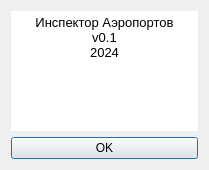
<?xml version="1.0" encoding="UTF-8"?>
<ui version="4.0">
 <class>AboutWindow</class>
 <widget class="QDialog" name="AboutWindow">
  <property name="geometry">
   <rect>
    <x>0</x>
    <y>0</y>
    <width>209</width>
    <height>170</height>
   </rect>
  </property>
  <property name="minimumSize">
   <size>
    <width>209</width>
    <height>170</height>
   </size>
  </property>
  <property name="maximumSize">
   <size>
    <width>209</width>
    <height>170</height>
   </size>
  </property>
  <property name="windowTitle">
   <string>О программе</string>
  </property>
  <property name="modal">
   <bool>true</bool>
  </property>
  <layout class="QGridLayout" name="gridLayout">
   <item row="0" column="0">
    <widget class="QTextBrowser" name="textBrowser">
     <property name="enabled">
      <bool>true</bool>
     </property>
     <property name="frameShape">
      <enum>QFrame::NoFrame</enum>
     </property>
     <property name="html">
      <string>&lt;!DOCTYPE HTML PUBLIC &quot;-//W3C//DTD HTML 4.0//EN&quot; &quot;http://www.w3.org/TR/REC-html40/strict.dtd&quot;&gt;
&lt;html&gt;&lt;head&gt;&lt;meta name=&quot;qrichtext&quot; content=&quot;1&quot; /&gt;&lt;meta charset=&quot;utf-8&quot; /&gt;&lt;style type=&quot;text/css&quot;&gt;
p, li { white-space: pre-wrap; }
hr { height: 1px; border-width: 0; }
li.unchecked::marker { content: &quot;\2610&quot;; }
li.checked::marker { content: &quot;\2612&quot;; }
&lt;/style&gt;&lt;/head&gt;&lt;body style=&quot; font-family:'System-ui'; font-size:10pt; font-weight:400; font-style:normal;&quot;&gt;
&lt;p align=&quot;center&quot; style=&quot; margin-top:0px; margin-bottom:0px; margin-left:0px; margin-right:0px; -qt-block-indent:0; text-indent:0px;&quot;&gt;Инспектор Аэропортов&lt;/p&gt;
&lt;p align=&quot;center&quot; style=&quot; margin-top:0px; margin-bottom:0px; margin-left:0px; margin-right:0px; -qt-block-indent:0; text-indent:0px;&quot;&gt;v0.1&lt;/p&gt;
&lt;p align=&quot;center&quot; style=&quot; margin-top:0px; margin-bottom:0px; margin-left:0px; margin-right:0px; -qt-block-indent:0; text-indent:0px;&quot;&gt;2024&lt;/p&gt;&lt;/body&gt;&lt;/html&gt;</string>
     </property>
    </widget>
   </item>
   <item row="1" column="0">
    <widget class="QPushButton" name="pushButton">
     <property name="text">
      <string>OK</string>
     </property>
    </widget>
   </item>
  </layout>
 </widget>
 <resources/>
 <connections/>
</ui>
